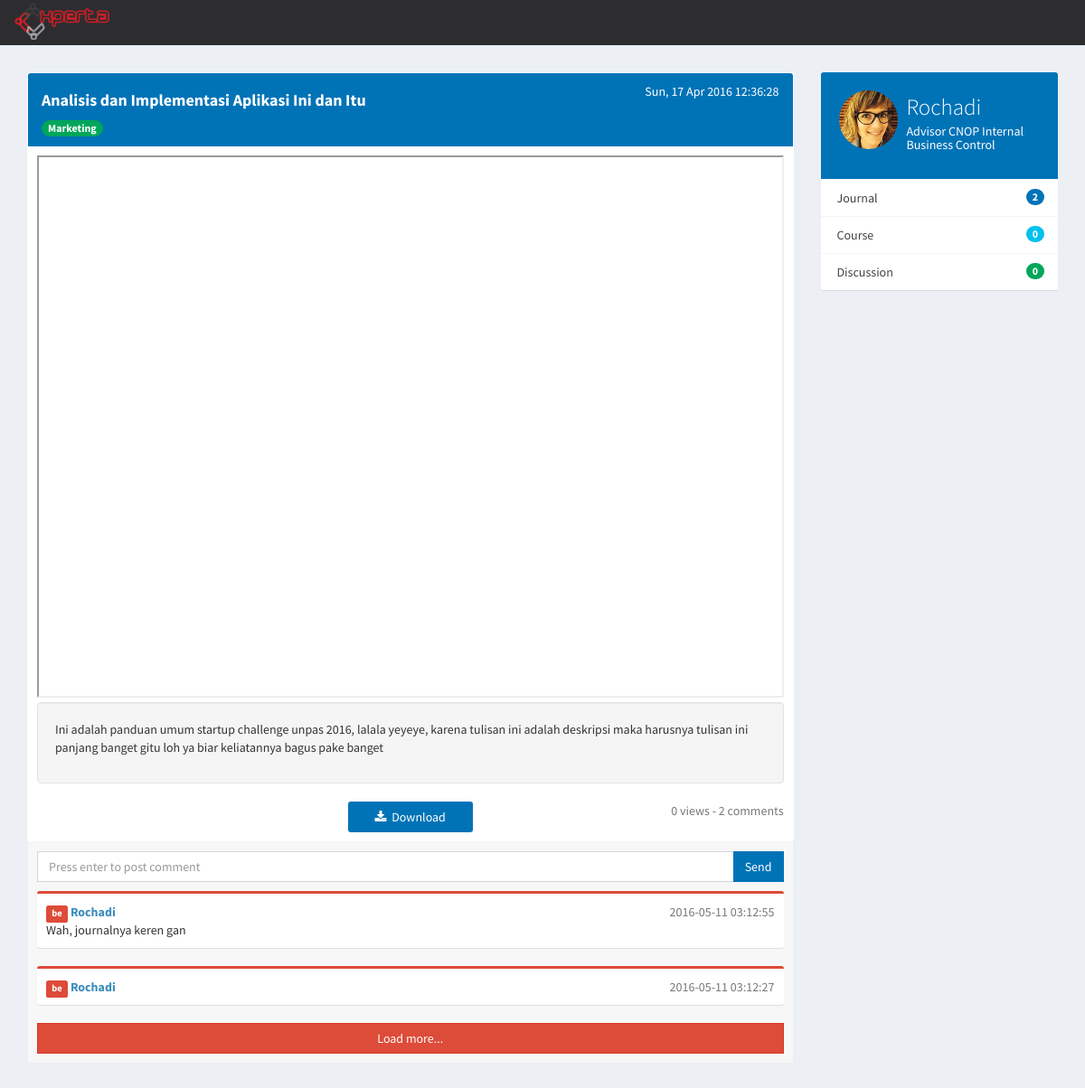
The page /journal/view/2 on the database as committed earlier.
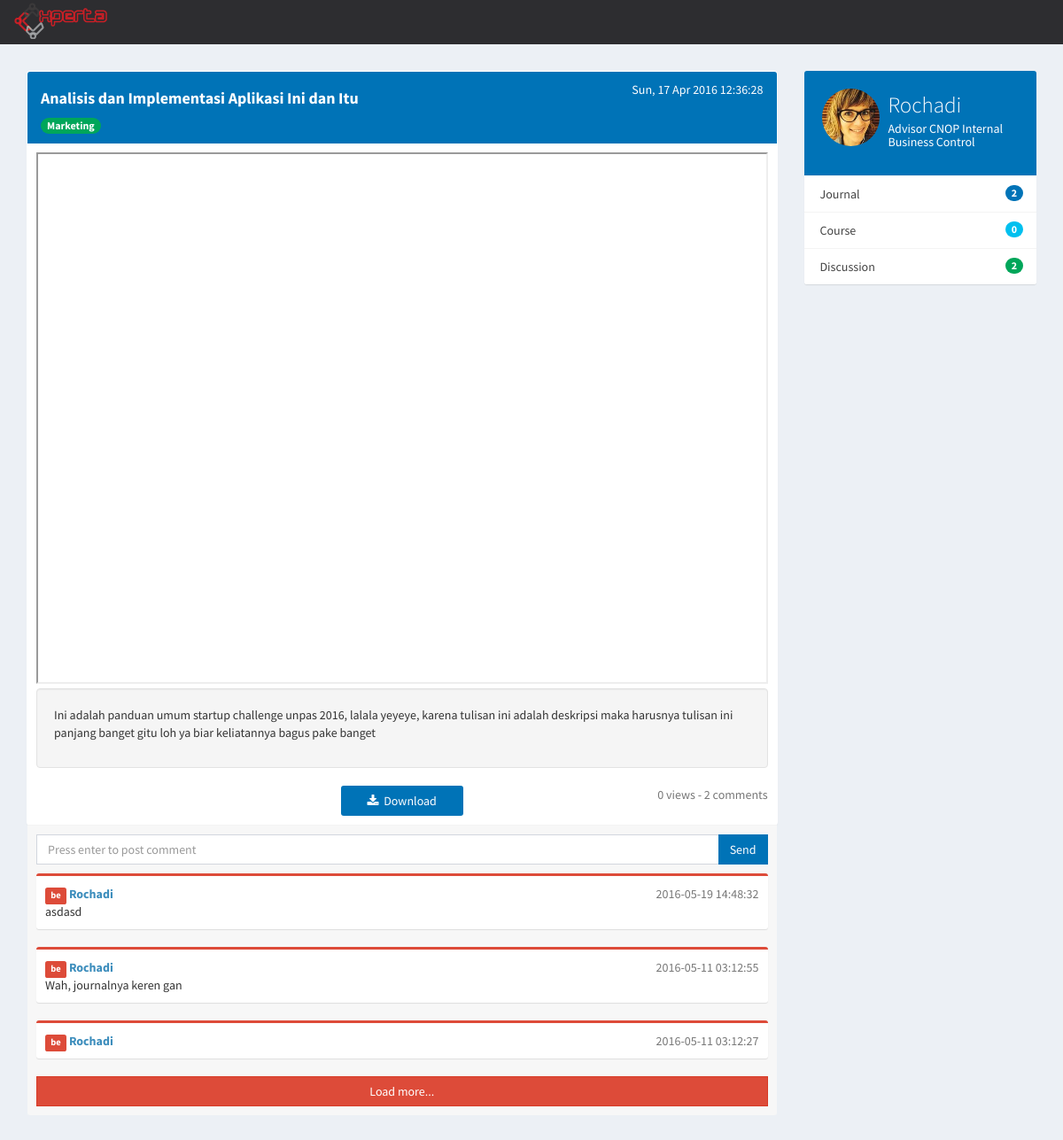
The same page on the database as committed later.
### tables this page shows
CREATE TABLE `journal_comment` (
  `id_comment` int(11) NOT NULL,
  `id_journal` int(11) NOT NULL,
  `id_user` int(11) NOT NULL,
  `content` text NOT NULL,
  `created_at` timestamp NULL DEFAULT CURRENT_TIMESTAMP
);

CREATE TABLE `profile` (
  `id_profile` int(11) NOT NULL,
  `NIK` varchar(50) NOT NULL,
  `id_user` int(11) NOT NULL,
  `fullname` varchar(255) NOT NULL,
  `birthdate` date DEFAULT NULL,
  `gender` enum('M','F') DEFAULT NULL,
  `id_expert` int(11) DEFAULT NULL,
  `point` int(11) NOT NULL DEFAULT '0',
  `pic` varchar(500) DEFAULT 'default.jpeg',
  `updated_at` timestamp NOT NULL DEFAULT CURRENT_TIMESTAMP ON UPDATE CURRENT_TIMESTAMP,
  `login` int(11) NOT NULL DEFAULT '0'
);

### application/controllers/Journal.php (called while the page is built, shortened)
<?php
class Journal extends CI_Controller
{
	function __construct(){
			$this->load->model("Journal_model");
		}
	public function view($id_journal, $comment_page=1){
		$comment_page--;
		$data['journal'] = $this->Journal_model->viewjournal($id_journal);
		$data['title'] = $data['journal'][0]->title." | Journal";
		$data['comment'] = $this->Journal_model->getcomment($id_journal, $comment_page);
		$data['count'] = array(
						'journal' => $this->General_model->getjournalcount($data['journal'][0]->id_user),
						'course' => $this->General_model->getcoursecount($data['journal'][0]->id_user),
						'discussion' => $this->General_model->getdiscussioncount($data['journal'][0]->id_user)
						);
		$this->load->view('journal_view',$data);
	}
}

### index.php (called while the page is built, shortened)
<?php
require_once BASEPATH.'core/CodeIgniter.php';

### application/models/Journal_model.php (called while the page is built, shortened)
<?php
class Journal_model extends CI_Model
{
	function viewjournal($id){
		return $this->db->query("SELECT title, fullname, description, id_journal, user.id_user, expert_name, directorate_name, created_at, file, views
			FROM journal, directorate, user, profile, expert
			WHERE journal.id_directorate = directorate.id_directorate
				AND journal.id_journal = '$id'
				AND user.id_user = journal.id_user
				AND profile.id_expert = expert.id_expert
		")->result();
	}
	function getcomment($id,$page){
		return $this->db->query("SELECT * FROM journal_comment, user, profile, level
			WHERE journal_comment.id_journal = '$id'
				AND journal_comment.id_user = user.id_user
				AND user.id_user = profile.id_user
				AND user.id_level = level.id_level
			ORDER BY id_comment DESC
			LIMIT $page,15
			")->result();
	}
}

### application/views/journal_view.php (the view, shortened to what the changed rows need)
<?php include "header.php" ?>
	<div class="container">
		<div class="row">
			<div class="col-md-9 isi ">
              <div class="panel">
                <div class="box-footer col-md-12 komentar-badan">
                  <form action="<?php echo site_url('journal/post_comment/'.$journal[0]->id_journal) ?>" method="post">
                  	<div class="input-group send-comment">
                  	</div>
                  </form>
                  <?php $i = 0; ?>
                  <?php foreach ($comment as $komentar): ?>
                    <?php if ($komentar->level_name == 'be'): ?>
                      <div class="comment-text komentar box box-danger">
                        <span class="username">
                          <span class="text-muted pull-right"><?php echo $komentar->created_at ?></span>
                          <small class="label bg-red">be</small>
                          <strong><a href=""> <?php echo $komentar->fullname ?></a></strong><br>
                        </span>
                        <?php echo $komentar->content ?>
                      </div>
                    <?php endif ?>
                    <?php $i++ ?>
                  <?php endforeach ?>
                  <?php if ($i): ?>
                    <button class="btn btn-danger btn-block btn-flat" id="load-comment">Load more...</button>
                  <?php endif ?>
                </div>
              </div>
			</div>
			<div class="col-md-3 isi">
              <div class="box box-widget widget-user-2">
                <div class="box-footer no-padding">
                  <ul class="nav nav-stacked">
                    <li><a href="#">Discussion <span class="pull-right badge bg-green"><?php echo $count['discussion'] ?></span></a></li>
                  </ul>
                </div>
              </div>
            </div>
		</div>
	</div>

Rows that differ between the two databases and show on the page:
added journal_comment: created_at "2016-05-19 14:48:32", profile.fullname "Rochadi", content "asdasd"
Other text that changed with them:
$count['discussion']: "0" → "2"
